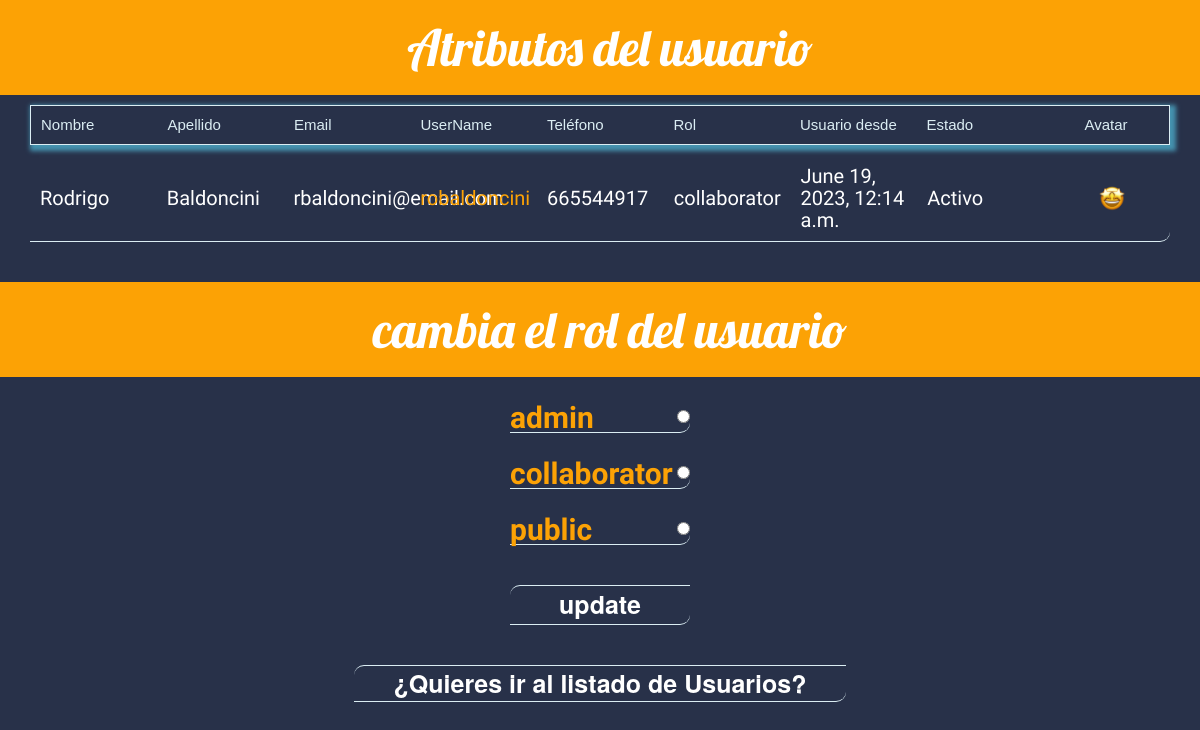
The page /users/detail/2 on the database its author committed.
### users/models.py (models this page shows, shortened)
class User(models.Model):
    first_name = models.CharField(max_length=50, null=False, blank=False)
    last_name = models.CharField(max_length=50, null=False, blank=False)
    phone = models.CharField(max_length=20, null=True, blank=True)
    username = models.CharField(max_length=50, unique=True, null=False, blank=False)
    email = models.CharField(max_length=50, unique=True, null=False, blank=False)
    password = models.CharField(max_length=20, null=False, blank=False)
    avatar = models.CharField(max_length=500, null=True, blank=True)
    rol = models.ForeignKey(Rol, on_delete=models.DO_NOTHING)
    is_active = models.BooleanField(default=True)
    creation_date = models.DateTimeField('date created', auto_now_add=True)

class Rol(models.Model):
    type = models.CharField(max_length=12, null=False, blank=False)
    def __str__(self):
        return self.type

### users/views.py (the view)
# urls.py: path('detail/<int:pk>', views.DetailView.as_view(), name='detail'),
class DetailView(generic.ListView):
    template_name = 'users/detail.html'
    context_object_name = 'rols_list'
    def get_queryset(self):
        return Rol.objects.all()
    def get_context_data(self, **kwargs: Any) -> dict[str, Any]:
        context = super(DetailView, self).get_context_data(**kwargs)
        user_id = self.kwargs['pk']
        context['user'] = User.objects.get(pk=user_id)
        return context

### users/templates/users/detail.html (shortened to what this page needs)
{% load static %}
{% static "images/defaultadmin.png" as defaultadmin %}
{% static "images/defaultcollaborator.png" as defaultcollab %}
{% static "images/defaultpublic.png" as defaultpublic %}
<!DOCTYPE html>
<html lang="en">
<head>
  <link rel="stylesheet" href="//maxcdn.bootstrapcdn.com/bootstrap/3.2.0/css/bootstrap.min.css">
  <link rel="stylesheet" href="//maxcdn.bootstrapcdn.com/bootstrap/3.2.0/css/bootstrap-theme.min.css">
  <link rel="stylesheet" href="{% static 'css/detail.css' %}">
</head>
<body>
  <h1 class='title'>
    {{ 'Atributos del usuario' }}
  </h1>
  <div class='main_reg_fields'>
    <span>Nombre</span>
    <span>Apellido</span>
    <span>Email</span>
    <span>UserName</span>
    <span>Teléfono</span>
    <span>Rol</span>
    <span>Usuario desde</span>
    <span>Estado</span>
    <span class='span_avatar'>Avatar</span>
  </div>
  <ul class='unordered_list'>
    <li class='campo_de_lista'>
      <span><h5>{{ user.first_name }}</h5></span>
      <span><h5>{{ user.last_name }}</h5></span>
      <span><h5>{{ user.email }}</h5></span>
      <span><h4>{{ user.username }}</h4></span>
      <span><h5>{{ user.phone }}</h5></span>
      <span><h5>{{ user.rol }}</h5></span>
      <span><h5>{{ user.creation_date }}</h5></span>
      <span><h5>{{ user.is_active|yesno:"Activo, Inactivo," }}</h5></span>
      <span>
        <img
          src=" {% if user.avatar %}
                  {{user.avatar}}
                {% elif user.rol.type == "admin" %}
                  {{ defaultadmin }}
                {% elif user.rol.type == "collaborator" %}
                  {{ defaultcollab }}
                {% else %}
                  {{ defaultpublic }}
                {%endif%}"
                alt="User Avatar"
        >
      </span>
    </li>
  </ul>
  <br>
  <br>
  <h1 class='title'>
    {{ 'cambia el rol del usuario' }}
  </h1>
  <form
    action='{% url 'users:update' user.id %}'
    method='post'
  >
    <ul class="unordered_list">
      {% for rol in rols_list %}
        <span class='campo_de_lista_rol'>
          <label class='rol_type'
            for="rol{{ forloop.counter}}"
            style="cursor: pointer;"
          >
            {{ rol.type }}
          </label>
          <input
            type="radio"
            name="rol"
            id="rol{{ forloop.counter}}"
            value="{{ rol.id }}"
            style="cursor: pointer;"
          >
        </span>
        <br>
      {% endfor %}
      <span  class='submit'>
        <input type="submit" value="update">
      </span>
      <br>
      <span  class='return_to_user_list'>
        <a href=" {% url 'users:user_index' %} ">
          ¿Quieres ir al listado de Usuarios?
        </a>
      </span>
    </ul>
  </form>
</body>
</html>

### users/static/css/detail.css (style rules this page uses)
body { background-color: #283149; }
.title { background-color: #FCA205; margin-top: 0; padding: 20px 20px 20px 40px; text-align: center; font-family: 'Lobster'; color: #ffffff; font-size: 5rem; }
.main_reg_fields { width: 95vw; height: 4rem; margin: 0rem auto 0rem auto; display: flex; flex-direction: row; justify-content: space-between; align-items: center; border: 1px solid #dbedf3; font-size: 1.5rem; font-family: Arial, Helvetica, sans-serif; color: #dbedf3; box-shadow: 0.2em 0.2em 0.3em 0.2em #4592af; }
.main_reg_fields span, .campo_de_lista span { width: 10.5vw; padding-left: 1rem; }
.main_reg_fields .span_avatar { padding-left: 0rem; text-align: center; }
.unordered_list { width: 95vw; margin: 0rem auto 0rem auto; padding: 0rem; padding-top: 1rem; display: flex; flex-direction: column; justify-content: flex-start; align-items: center; }
.campo_de_lista, .campo_de_lista_rol, .submit, .error_message, .return_to_user_list { width: 95vw; margin: 0rem auto 0rem auto; display: flex; flex-direction: row; justify-content: space-between; align-items: center; list-style: none; text-align: center; border-bottom-right-radius: 1rem; border-bottom: 1px solid #dbedf3; }
.campo_de_lista_rol { width: 15vw; text-align: start; }
.campo_de_lista h4 { text-align: start; font-family: 'Satisfy'; font-size: 2rem; color: #FCA205; }
.campo_de_lista h5 { text-align: start; font-family: 'Medula One'; font-size: 2rem; color: #ffffff; }
.campo_de_lista img { object-fit: contain; margin-left: auto; margin-right: auto; width: 3rem; height: 3rem; }
.rol_type { width: 100%; height: 3rem; font-family: 'Satisfy'; font-size: 3rem; color: #FCA205; }
.submit, .error_message, .return_to_user_list { width: 15vw; margin-top: 2rem; text-align: center; font-size: 2.5rem; font-weight: bold; color:#ffffff; cursor: pointer; border-top-left-radius: 1rem; border-top: 1px solid #dbedf3; justify-content: center; }
.submit input { background: none; border: none; }
.return_to_user_list, .return_to_user_list a { width: fit-content; padding: 0rem 2rem; text-decoration: none; color: #ffffff }

### rows shown on the page
User: first_name "Rodrigo", last_name "Baldoncini", email "rbaldoncini@email.com", username "robaldoncini", phone "665544917", rol "collaborator", creation_date "June 19, 2023, 12:14 a.m.", is_active "Activo"
Rol: type "admin"
Rol: type "collaborator"
Rol: type "public"

### other values the page prints
{{ 'Atributos del usuario' }} "Atributos del usuario"
{{ 'cambia el rol del usuario' }} "cambia el rol del usuario"
